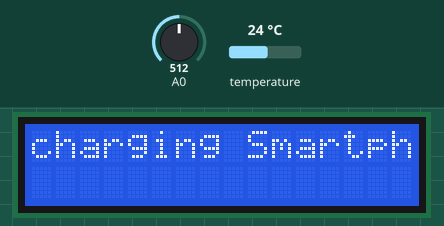
The sketch below on a simulated Arduino Uno, built with avr-gcc and run on an emulated ATmega328P. Parts: 16×2 character LCD. Inputs (shaded band) come from the test bench; at power-on: A0 = 512, temperature 24 °C.

Above: at 2.5 s.
2.6 s: A0 set to 57
4.1 s: A0 set to 46
At 5.5 s:
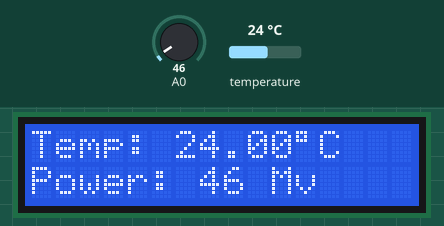
5.8 s: temperature set to 12 °C
At 6.3 s:
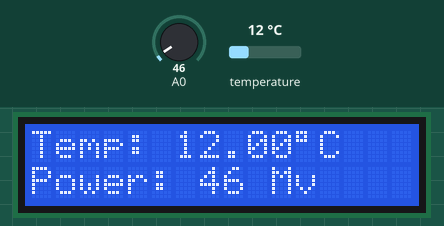
7.4 s: temperature set to 19 °C
At 8.1 s:
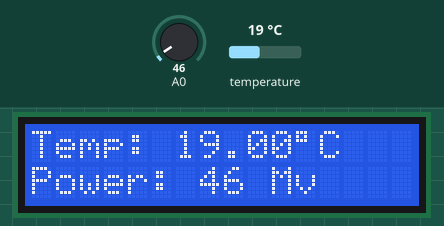
9.0 s: temperature set to 28 °C
At 10.0 s:
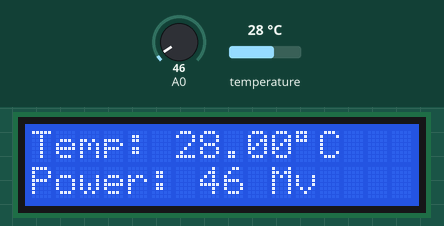
10.6 s: A0 set to 0
At 11.8 s:
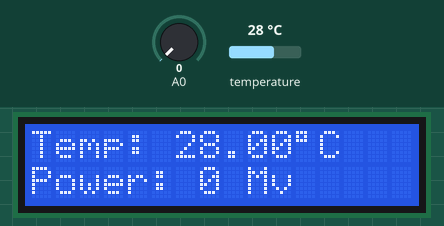
Timing chart, 0 to 13.1 s (numbered marks = the images above; inputs shaded):
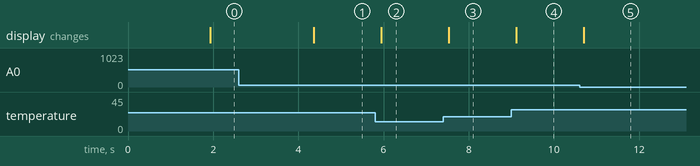

Measured:
- the behaviour switches between 51 and 50 on A0 (found by bisection; images 0 and 1)
- after the input at 2.6 s, every drawn part: stays the same
- after the input at 4.1 s, the display: changes after 0.26 s (image 1)
- after the input at 5.8 s, the display: changes after 0.15 s (image 2)
- after the input at 7.4 s, the display: changes after 0.13 s (image 3)
- after the input at 9.0 s, the display: changes after 0.12 s (image 4)
- after the input at 10.6 s, the display: changes after 0.10 s (image 5)

The sketch:

PeltierPower.ino
```cpp
#include <LiquidCrystal_I2C.h>
#include <OneWire.h>
#include <DallasTemperature.h>
#define ONE_WIRE_BUS 2
int p1 = 13;
int p2 = 6;

LiquidCrystal_I2C lcd(0x27,16,2);  // set the LCD address to 0x3F for a 16 chars and 2 line display
OneWire oneWire(ONE_WIRE_BUS);

// Pass oneWire reference to DallasTemperature library
DallasTemperature sensors(&oneWire);
void setup() {

  sensors.begin();	// Start up the library
  Serial.begin(9600);
  lcd.init();
  lcd.clear();
  lcd.backlight();      // Make sure backlight is on

  // Print a message on both lines of the LCD.
  lcd.setCursor(0,0);   //Set cursor to character 2 on line 0
  lcd.print("Peltier Thermal power");

  lcd.setCursor(0,1);   //Move cursor to character 2 on line 1
  lcd.print("Extractor");
  pinMode(p1, OUTPUT);
  pinMode(p2, OUTPUT);
  delay(1000);
}
char string = "";
void loop() {
  sensors.requestTemperatures(); // Send the command to get temperatures

  // Get the temperature in Celsius and store it in a variable
  float temperatureC = sensors.getTempCByIndex(0);
  int peltierOut = analogRead(A0);
  // Clear the previous temperature reading from the LCD
  lcd.clear();

  // Set the cursor to the beginning of the first line
  lcd.setCursor(0,0);

  // Print the temperature in Celsius to the LCD
  lcd.print("Temp: ");
  lcd.print(temperatureC);
  lcd.print((char)223); // Degree symbol
  lcd.print("C");

  lcd.setCursor(0, 1);
  lcd.print("Power: ");
  lcd.print(peltierOut);
  lcd.print(" Mv");
  if(peltierOut>50){
    lcd.clear();
    lcd.print("charging Smartphone");
    lcd.print(" -> -> ");
    digitalWrite(p1,HIGH);
    digitalWrite(p2,HIGH);

  }
    digitalWrite(p1,LOW);
    digitalWrite(p2,LOW);
  // delay(50);
}
```
